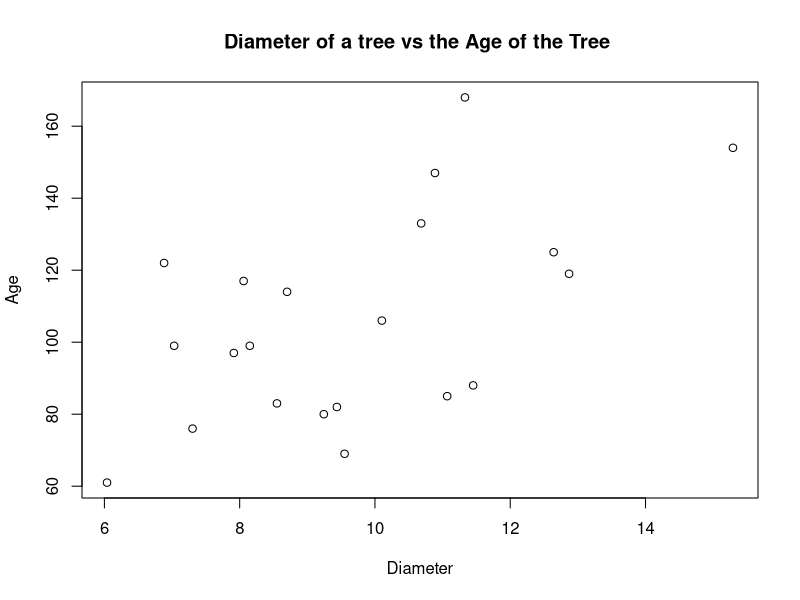
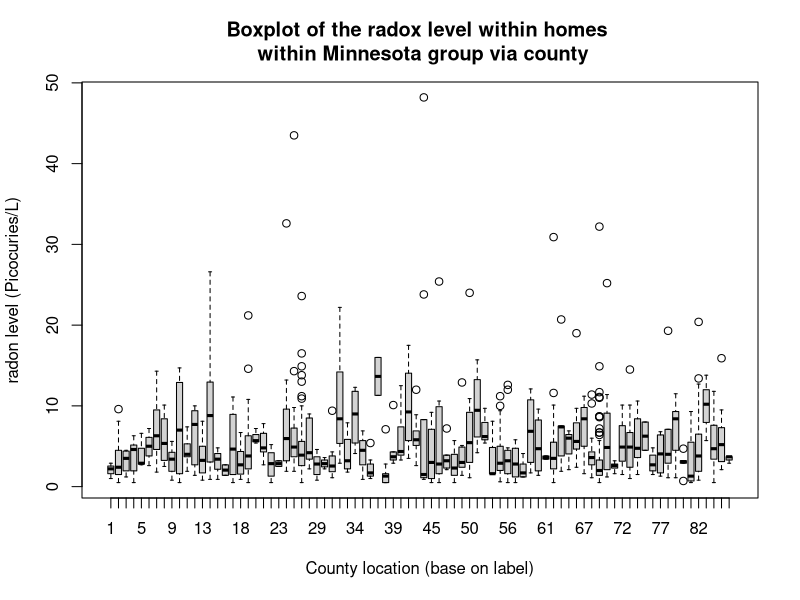

Source code (R) for these figures, in order:
## ---- chunk 1
knitr::opts_chunk$set(echo = TRUE)
## ---- chunk 2
library(survey)
## ---- chunk 3
Q2.dat<- read.csv("tree.csv")

#initalizing the design for the variable
Q2.srs <- svydesign(ids = ~1, data = Q2.dat, fpc = ~N)
Q2.N <- Q2.dat$N[1]
Q2.diamean <- 10.3
## ---- chunk 4
svymean(~Age,Q2.srs)
## ---- chunk 5
plot(Q2.dat$Diam, Q2.dat$Age, main="Diameter of a tree vs the Age of the Tree ",
     xlab = "Diameter",
     ylab = "Age")
## ---- chunk 6
cor(Q2.dat$Diam, Q2.dat$Age)
## ---- chunk 7
Q2c.ratio <- svyratio(~Age, ~Diam, design=Q2.srs)
predict(Q2c.ratio, total = Q2.diamean)
## ---- chunk 8
Q2.diamean <- data.frame(Diam = Q2.diamean)
Q2d.reg <- svyglm(Age~Diam, design=Q2.srs)
predict(Q2d.reg, newdata = Q2.diamean)
## ---- chunk 9
Q4.dat<- read.csv("radon.csv")
boxplot(Q4.dat$radon~Q4.dat$strata, main="Boxplot of the radox level within homes \n within Minnesota group via county", 
        xlab="County location (base on label)", 
        ylab="radon level (Picocuries/L)")
## ---- chunk 10
#initalizing the design for the variable
Q4.srs <- svydesign(id=~1,data = Q4.dat, fpc = ~N,strata=~strata)
svymean(~radon,Q4.srs)
confint(svymean(~radon,Q4.srs))
## ---- chunk 11
svymean(~exceed,Q4.srs)
confint(svymean(~exceed,Q4.srs))
